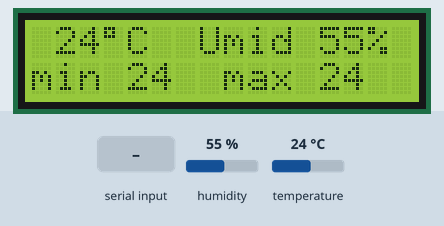
Bench run of a sketch on a simulated Arduino Uno, built with avr-gcc and run on an emulated ATmega328P. Parts: 16×2 character LCD. Wiring (inferred from the names in the program): DHT11 sensor: data pin 2. The test bench sets the inputs (shaded band); at power-on: humidity 55 %, temperature 24 °C. What the sketch prints to the serial monitor is not drawn.

Above: at 1.6 s.
1.7 s: humidity set to 22 %
At 3.6 s:
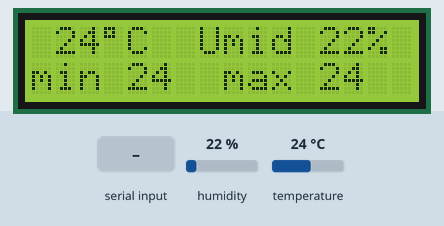
4.5 s: temperature set to 12 °C
At 6.2 s:
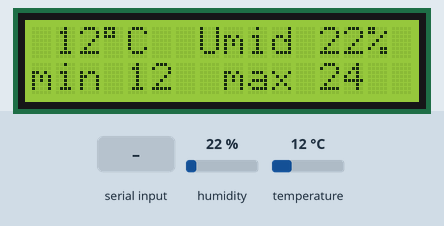
6.5 s: "Z\n" received over Serial
At 7.5 s:
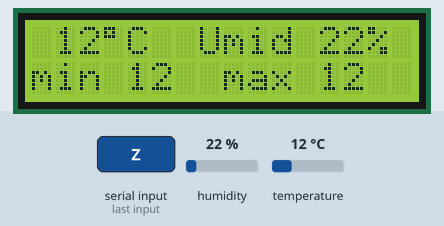
8.0 s: humidity set to 40 %
At 9.3 s:
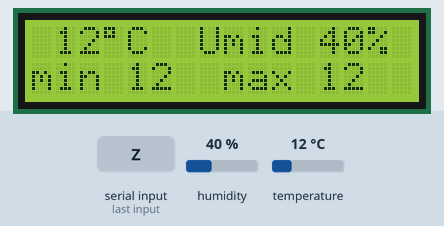
10.5 s: temperature set to 19 °C
At 12.1 s:
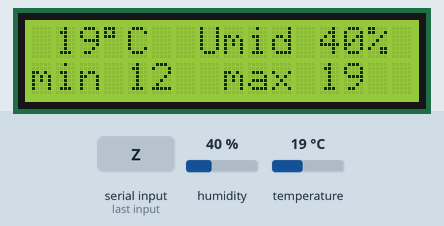
Timing chart, 0 to 13.6 s (numbered marks = the images above; inputs shaded):
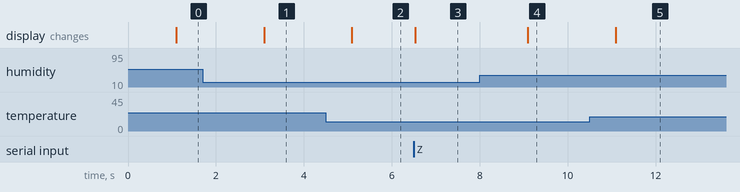

Measured:
- after the input at 1.7 s, the display: changes after 1.4 s (image 1)
- after the input at 4.5 s, the display: changes after 0.59 s (image 2)
- after the input at 6.5 s, the display: changes at once (image 3)
- after the input at 8.0 s, the display: changes after 1.1 s (image 4)
- after the input at 10.5 s, the display: changes after 0.59 s (image 5)

The sketch:

termometro.ino
```cpp
// UNO Lab — progetto "termometro": DHT11 + display LCD. Funziona anche senza telefono.
// Collegamenti:
//   display LCD esattamente come nel progetto "lcd" (RS 7, E 8, D4-D7 9-12, potenziometro del contrasto)
//   DHT11: S -> pin 2, + -> riga +, – -> riga –
// Riga 1: temperatura e umidità attuali. Riga 2: minima e massima da quando è acceso.
// Invio: "T <temp> <umidità> <min> <max>"
#include <Arduino.h>
#include <LiquidCrystal.h>

const char* ID = "termometro";
const int PIN_DHT = 2;
LiquidCrystal lcd(7, 8, 9, 10, 11, 12);

int tMin = 100, tMax = -100;
unsigned long t0 = 0;
char buf[24];
byte len = 0;

long attendi(int livello, unsigned long maxUs) {
  unsigned long t = micros();
  while (digitalRead(PIN_DHT) == livello) if (micros() - t > maxUs) return -1;
  return micros() - t;
}

bool leggiDHT(int& temp, int& umid) {
  byte d[5] = { 0, 0, 0, 0, 0 };
  pinMode(PIN_DHT, OUTPUT); digitalWrite(PIN_DHT, LOW); delay(20);
  pinMode(PIN_DHT, INPUT_PULLUP);
  if (attendi(HIGH, 200) < 0 || attendi(LOW, 120) < 0 || attendi(HIGH, 120) < 0) return false;
  for (int i = 0; i < 40; i++) {
    if (attendi(LOW, 100) < 0) return false;
    long alto = attendi(HIGH, 120);
    if (alto < 0) return false;
    d[i / 8] = (d[i / 8] << 1) | (alto > 45 ? 1 : 0);
  }
  if (((d[0] + d[1] + d[2] + d[3]) & 0xFF) != d[4]) return false;
  umid = d[0]; temp = d[2];
  return true;
}

void aggiorna() {
  int t, h;
  lcd.setCursor(0, 0);
  if (!leggiDHT(t, h)) {
    lcd.print("Sensore assente ");
    Serial.println("T -99 -99 -99 -99");
    return;
  }
  tMin = min(tMin, t); tMax = max(tMax, t);
  char r[17];
  snprintf(r, 17, "%3d%cC  Umid %2d%% ", t, (char)223, h);   // 223 = simbolo dei gradi sull'LCD
  lcd.print(r);
  lcd.setCursor(0, 1);
  snprintf(r, 17, "min %2d  max %2d  ", tMin, tMax);
  lcd.print(r);
  Serial.print("T "); Serial.print(t); Serial.print(' '); Serial.print(h); Serial.print(' ');
  Serial.print(tMin); Serial.print(' '); Serial.println(tMax);
}

void comando(char* c) {
  if (strcmp(c, "ID?") == 0) { Serial.print("ID "); Serial.println(ID); return; }
  if (c[0] == 'Z') { tMin = 100; tMax = -100; aggiorna(); return; }
  if (c[0]) Serial.println("ERR cmd");
}

void setup() {
  lcd.begin(16, 2);
  lcd.print("Termometro");
  lcd.setCursor(0, 1); lcd.print("avvio...");
  pinMode(PIN_DHT, INPUT_PULLUP);
  Serial.begin(115200);
  Serial.print("READY "); Serial.println(ID);
  t0 = millis() - 1000;
}

void loop() {
  while (Serial.available()) {
    char ch = Serial.read();
    if (ch == '\n' || ch == '\r') { buf[len] = 0; comando(buf); len = 0; }
    else if (len < sizeof(buf) - 1) buf[len++] = ch;
  }
  if (millis() - t0 >= 2000) { t0 = millis(); aggiorna(); }
}
```
